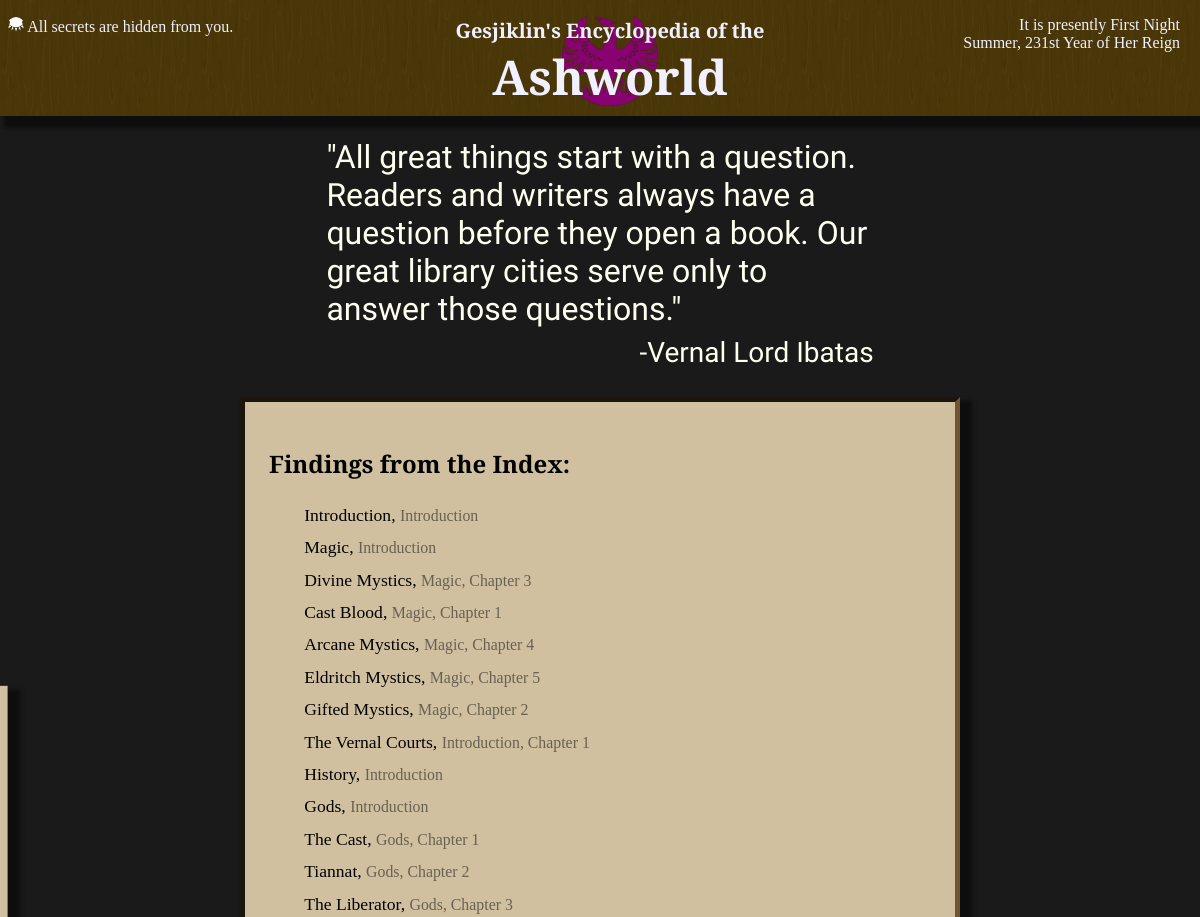
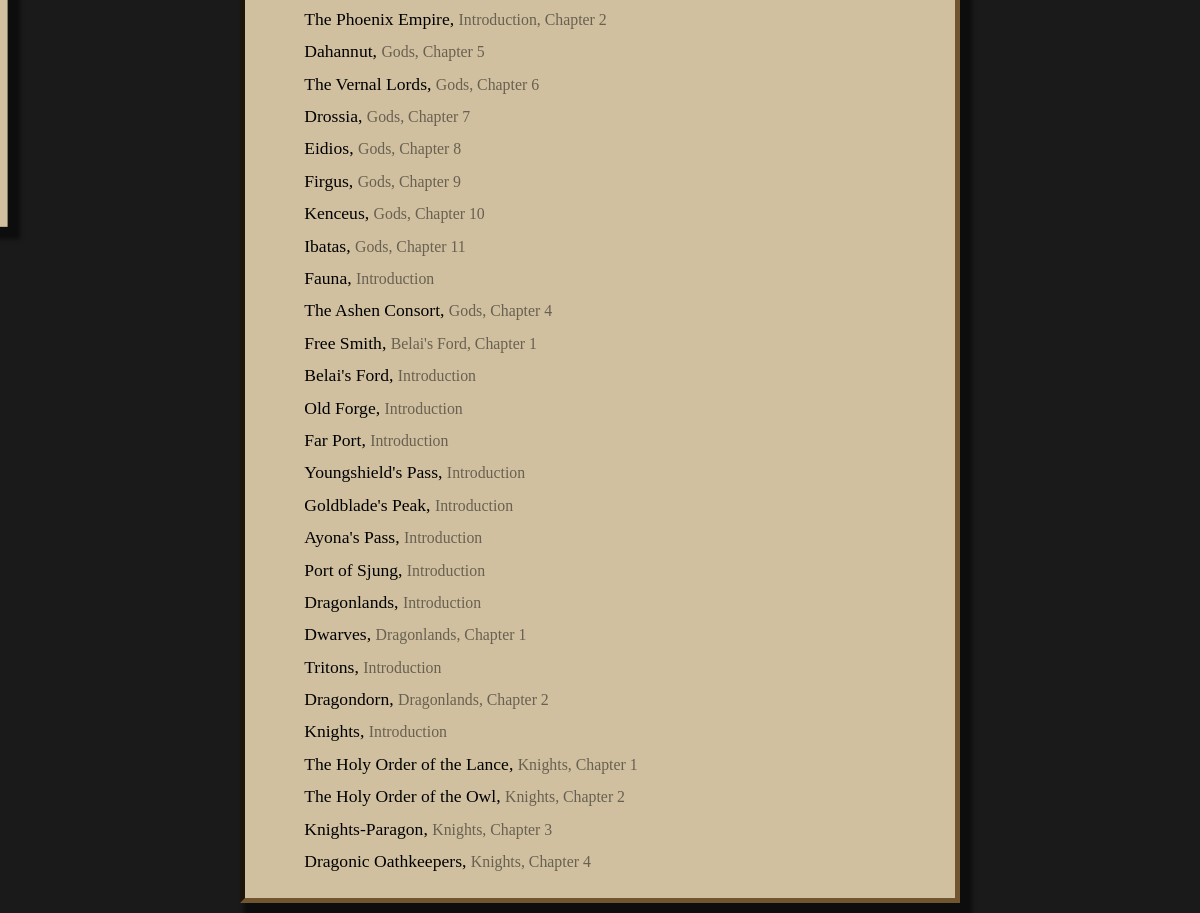
Screenshot of /search with the database file from the repository (2 pictures, top to bottom).
### wiki/models.py (models this page shows, shortened)
class InfoPage(models.Model):
    short_title = models.CharField(max_length = 64, primary_key=True)
    def title(self):
        return self.short_title #self.full_title if self.full_title else self.short_title
    def prev_page(self):
        return InfoPage.objects.get(next_page = self)
    def _chapter(self):
        prev = self
        i = 0
        while True:
            try:
                prev = prev.prev_page()
            except InfoPage.DoesNotExist:
                break
            i += 1
        return (prev, i)
    def chapter(self):
        info, number = self._chapter()
        return "{}, Chapter {}".format(info.title(), number) if number > 0 else "Introduction"
    quote = models.TextField(blank = True)
    text = models.TextField(blank = True)
    next_page = models.ForeignKey(to='self', on_delete=models.SET_NULL, null=True, blank=True)

### wiki/views.py (the view)
# urls.py: path('search', views.search, name='search')
def search(request):
    context = base_context(request)
    context['bad_terms'] = []
    infos = InfoPage.objects.all()
    for term in context['terms']:
        new_infos = infos.filter(text__icontains=term).order_by("short_title")
        if new_infos.count():
            infos = new_infos
        else:
            context['bad_terms'].append(term)
    context['infos'] = infos
    return render(request, 'wiki/search.html', context)

### wiki/views.py (called while the page is built)
def base_context(request):
    context = {}
    context['show_secrets'] = request.session.get('show_secrets', False)
    context['locations'] = MapLocation.objects.all()
    context['terms_str'] = request.GET.get('terms')
    context['terms'] = context['terms_str'].split(' ') if context['terms_str'] else []
    return context

### wiki/templates/wiki/search.html (shortened to what this page needs)
{% extends "wiki/index.html" %}
{% load static %}
{% block head %}
    <link rel="stylesheet" href="{% static 'wiki/search.css' %}"/>
{% endblock %}
{% block content %}
    <p class="quote">
        "All great things start with a question. Readers and writers always have a question before they open a book. Our great library cities serve only to answer those questions."
    </p>
    <p class="quoteauthor">
        -Vernal Lord Ibatas
    </p>
    <div class="textbox">
        <h2>Findings from the Index:</h2>
        {% for info in infos %}
            <a class="searchresult" href="{% url 'info' info.pk %}?terms={{terms_str}}">{{ info.short_title }}, <span class="chapter">{{ info.chapter }}</span></a>
        {% endfor %}
    </div>
{% endblock %}

### wiki/static/wiki/style.css (style rules this page uses)
body { padding: 0%; margin: 0%; background-image: url("/static/wiki/stone.png"); background-repeat: repeat; background-attachment: fixed; }
body:before { position: fixed; content:""; top:0; left:0; width:100%; height:100%; opacity: 0.985; background-color: #171717; z-index: -10; }
.title h1, h2, .sidebar a, .sidebar form { font-family: 'Cinzel Decorative', cursive; }
.content .quote, .content .quoteauthor { font-family: 'Tangerine', cursive; padding-left: 12%; padding-right: 12%; }
.content .quote { font-size: 2em; }
.content .quoteauthor { font-size: 1.75em; text-align: right; margin-top: -24px; }
.content .textbox { color: #000000; padding: 24px; border-style: inset; border-color: #705530; border-width: 5px; line-height: 1.5; }
a { text-decoration: none; color: #000000; }
.title, .content .textbox, .sidebar { box-shadow: 8px 8px 4px 4px #00000080; }
.sidebar, .content .textbox { background-color: #d0c0a0; }

### wiki/static/wiki/search.css (style rules this page uses)
.searchresult { margin-left: 2em; display: block; font-size: 1.1em; margin-top: 6px; }
.searchresult .chapter { font-size: 0.9em; font-weight: normal; color: #00000080; }

### rows the page displays
InfoPage: short_title "Introduction", chapter "Introduction"
InfoPage: short_title "Magic", chapter "Introduction"
InfoPage: short_title "Divine Mystics", chapter "Magic, Chapter 3"
InfoPage: short_title "Cast Blood", chapter "Magic, Chapter 1"
InfoPage: short_title "Arcane Mystics", chapter "Magic, Chapter 4"
InfoPage: short_title "Eldritch Mystics", chapter "Magic, Chapter 5"
InfoPage: short_title "Gifted Mystics", chapter "Magic, Chapter 2"
InfoPage: short_title "The Vernal Courts", chapter "Introduction, Chapter 1"
InfoPage: short_title "History", chapter "Introduction"
InfoPage: short_title "Gods", chapter "Introduction"
InfoPage: short_title "The Cast", chapter "Gods, Chapter 1"
InfoPage: short_title "Tiannat", chapter "Gods, Chapter 2"
InfoPage: short_title "The Liberator", chapter "Gods, Chapter 3"
InfoPage: short_title "The Phoenix Empire", chapter "Introduction, Chapter 2"
InfoPage: short_title "Dahannut", chapter "Gods, Chapter 5"
InfoPage: short_title "The Vernal Lords", chapter "Gods, Chapter 6"
InfoPage: short_title "Drossia", chapter "Gods, Chapter 7"
InfoPage: short_title "Eidios", chapter "Gods, Chapter 8"
InfoPage: short_title "Firgus", chapter "Gods, Chapter 9"
InfoPage: short_title "Kenceus", chapter "Gods, Chapter 10"
InfoPage: short_title "Ibatas", chapter "Gods, Chapter 11"
InfoPage: short_title "Fauna", chapter "Introduction"
InfoPage: short_title "The Ashen Consort", chapter "Gods, Chapter 4"
InfoPage: short_title "Free Smith", chapter "Belai's Ford, Chapter 1"
InfoPage: short_title "Belai's Ford", chapter "Introduction"
InfoPage: short_title "Old Forge", chapter "Introduction"
InfoPage: short_title "Far Port", chapter "Introduction"
InfoPage: short_title "Youngshield's Pass", chapter "Introduction"
InfoPage: short_title "Goldblade's Peak", chapter "Introduction"
InfoPage: short_title "Ayona's Pass", chapter "Introduction"
InfoPage: short_title "Port of Sjung", chapter "Introduction"
InfoPage: short_title "Dragonlands", chapter "Introduction"
InfoPage: short_title "Dwarves", chapter "Dragonlands, Chapter 1"
InfoPage: short_title "Tritons", chapter "Introduction"
InfoPage: short_title "Dragondorn", chapter "Dragonlands, Chapter 2"
InfoPage: short_title "Knights", chapter "Introduction"
InfoPage: short_title "The Holy Order of the Lance", chapter "Knights, Chapter 1"
InfoPage: short_title "The Holy Order of the Owl", chapter "Knights, Chapter 2"
InfoPage: short_title "Knights-Paragon", chapter "Knights, Chapter 3"
InfoPage: short_title "Dragonic Oathkeepers", chapter "Knights, Chapter 4"
